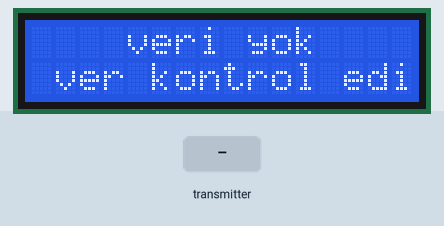
This sketch was run on a simulated Arduino Uno, built with avr-gcc and run on an emulated ATmega328P. On the bench: 16×2 character LCD. The inputs (shaded band) are chosen by the test bench. No radio packets arrive unless stated.

Above: at 1.36 s.
1.4 s: the transmitter starts sending data.0 = 0
At 1.62 s:
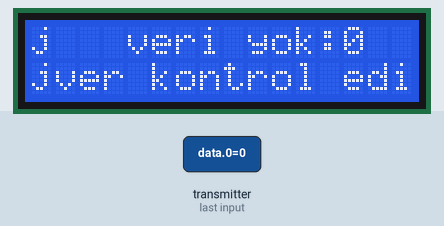
3.8 s: the transmitter starts sending data.1 = 256
At 4.0 s:
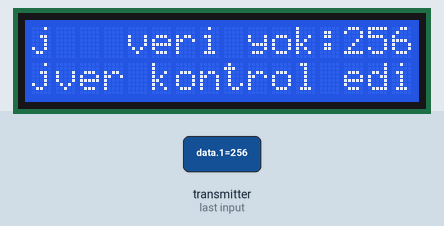
5.4 s: the transmitter starts sending data.1 = 512
At 5.6 s:
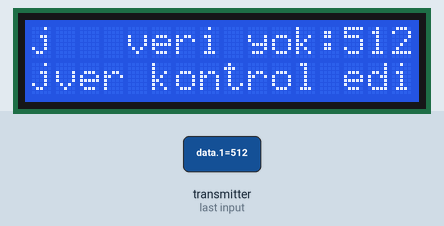

The sketch:

rover_command_alici.ino
```cpp
/*
 * 3.3v and gnd use 10 nanofarad condansator and if you want change ce and cns pin
 * NRF24L01  PNA/LNA Arduino uno and Arduino nano connection pin
     ----------------
GND |GND         VCC | 3.3V
7   |CE          CNS | 8    ---------
13  |SCK         MOSI| 11      ANTEN  |
12  |MISO        IRQ |      ---------
     ----------------

* NRF24L01 Arduino uno and Arduino nano connection pin
     ----------------
GND |GND         VCC | 3.3V
7   |CE          CNS | 8    ---
13  |SCK         MOSI| 11     | ANTEN
12  |MISO        IRQ |      ---
     ----------------

* NRF24L01 Arduino Mega connection pin
     ----------------
GND |GND         VCC | 3.3V
7   |CE          CNS | 8    ---
52  |SCK         MOSI| 51     | ANTEN
50  |MISO        IRQ |      ---
     ----------------

*/

//-----------------------------> Rover alıcı <---------------------------------------
#include <SPI.h>
#include <nRF24L01.h>
#include <RF24.h>
#include <Wire.h>
#include <LiquidCrystal_I2C.h>

LiquidCrystal_I2C lcd = LiquidCrystal_I2C(0x27, 20, 4);

RF24 radio(7, 8); // CE, CSN
const byte address[6] = "00001";

int data[4];

int joy1_x;
int joy1_y;
int joy2_x;
int pot_val;


void setup() {
  lcd.init();
  lcd.backlight();
  lcd.begin (16, 2);
  //Serial.begin(9600);
  radio.begin();
  radio.openReadingPipe(0, address);
  radio.setPALevel(RF24_PA_MIN);
  radio.startListening();
}
void loop() {
  if (radio.available()) {
    radio.read(data, sizeof(data));

   joy1_x = data[0];
   joy1_y = data[1];
   joy2_x = data[2];
   pot_val = data[3];

   lcd.setCursor(0, 0);
   lcd.print("jx1:");
   lcd.setCursor(4, 0);
   lcd.print(joy1_x);
   lcd.print("  ");

   lcd.setCursor(9, 0);
   lcd.print("jy1:");
   lcd.setCursor(13, 0);
   lcd.print(joy1_y);
   lcd.print("  ");

   lcd.setCursor(0, 1);
   lcd.print("jx2:");
   lcd.setCursor(4, 1);
   lcd.print(joy2_x);
   lcd.print("  ");

   lcd.setCursor(9, 1);
   lcd.print("pot:");
   lcd.setCursor(13, 1);
   lcd.print(pot_val);
   lcd.print("  ");

  }
    else{
    lcd.setCursor(1, 0);
    lcd.print("   veri yok");
    lcd.setCursor(1, 1);
    lcd.print("ver kontrol edin");
    delay(100);
    lcd.clear();
    delay(100);
    }
}
```

Measured:
- after the input at 1.4 s, the display: first differs from a run without the input after 0.18 s (image 1)
- after the input at 3.8 s, the display: changes after 0.16 s (image 2)
- after the input at 5.4 s, the display: changes after 0.16 s (image 3)
